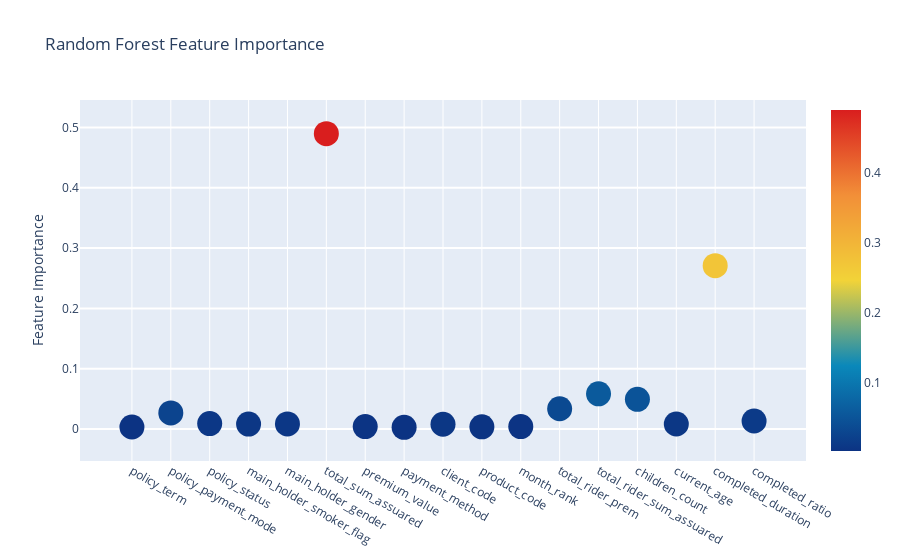

Write notebook code for a chart like this one.
### Code cell
trace = go.Scatter(
    y = feature_dataframe['Random Forest feature importances'].values,
    x = feature_dataframe['features'].values,
    mode='markers',
    marker=dict(
        sizemode = 'diameter',
        sizeref = 1,
        size = 25,
#       size= feature_dataframe['AdaBoost feature importances'].values,
        #color = np.random.randn(500), #set color equal to a variable
        color = feature_dataframe['Random Forest feature importances'].values,
        colorscale='Portland',
        showscale=True
    ),
    text = feature_dataframe['features'].values
)
data = [trace]

layout= go.Layout(
    autosize= True,
    title= 'Random Forest Feature Importance',
    hovermode= 'closest',
#     xaxis= dict(
#         title= 'Pop',
#         ticklen= 5,
#         zeroline= False,
#         gridwidth= 2,
#     ),
    yaxis=dict(
        title= 'Feature Importance',
        ticklen= 5,
        gridwidth= 2
    ),
    showlegend= False
)
fig = go.Figure(data=data, layout=layout)
py.iplot(fig,filename='scatter2010')

### Figure 1 — Plotly figure (JSON) as saved in the notebook; plotly's stock layout.template omitted (floating-point values rounded to 4 significant figures)
{"data": [{"marker": {"color": [0.00326, 0.0266, 0.008943, 0.008001, 0.008379, 0.4899, 0.003885, 0.002665, 0.007757, 0.003549, 0.00391, 0.03353, 0.05827, 0.04915, 0.008135, 0.2709, 0.01319], "colorscale": [[0.0, "rgb(12,51,131)"], [0.25, "rgb(10,136,186)"], [0.5, "rgb(242,211,56)"], [0.75, "rgb(242,143,56)"], [1.0, "rgb(217,30,30)"]], "showscale": true, "size": 25, "sizemode": "diameter", "sizeref": 1}, "mode": "markers", "text": ["policy_term", "policy_payment_mode", "policy_status", "main_holder_smoker_flag", "main_holder_gender", "total_sum_assuared", "premium_value", "payment_method", "client_code", "product_code", "month_rank", "total_rider_prem", "total_rider_sum_assuared", "children_count", "current_age", "completed_duration", "completed_ratio"], "type": "scatter", "x": ["policy_term", "policy_payment_mode", "policy_status", "main_holder_smoker_flag", "main_holder_gender", "total_sum_assuared", "premium_value", "payment_method", "client_code", "product_code", "month_rank", "total_rider_prem", "total_rider_sum_assuared", "children_count", "current_age", "completed_duration", "completed_ratio"], "y": [0.00326, 0.0266, 0.008943, 0.008001, 0.008379, 0.4899, 0.003885, 0.002665, 0.007757, 0.003549, 0.00391, 0.03353, 0.05827, 0.04915, 0.008135, 0.2709, 0.01319]}], "layout": {"autosize": true, "hovermode": "closest", "showlegend": false, "title": {"text": "Random Forest Feature Importance"}, "yaxis": {"gridwidth": 2, "ticklen": 5, "title": {"text": "Feature Importance"}}}}
